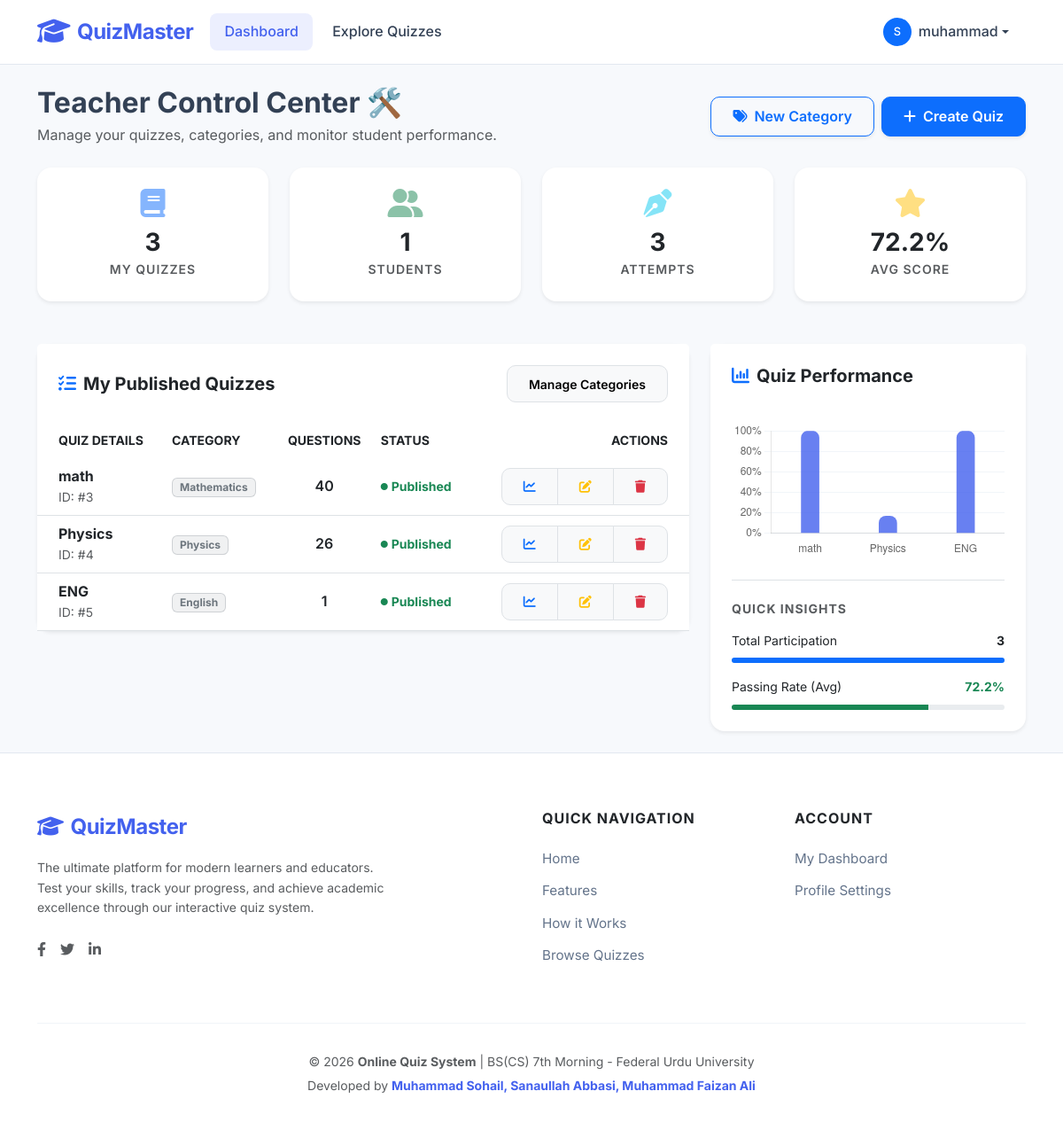
/dashboard/ (signed in), run on the app's committed database.
### quiz/models.py (models this page shows, shortened)
class Quiz(models.Model):
    title = models.CharField(max_length=200)
    description = models.TextField()
    category = models.ForeignKey(Category, on_delete=models.CASCADE, related_name='quizzes')
    teacher = models.ForeignKey(User, on_delete=models.CASCADE, related_name='created_quizzes')
    time_limit = models.IntegerField(default=10, help_text="Time in minutes")
    is_published = models.BooleanField(default=False)
    students = models.ManyToManyField(User, through='Result', related_name='attempted_quizzes', blank=True)
    created_at = models.DateTimeField(auto_now_add=True)
    updated_at = models.DateTimeField(auto_now=True)
    def total_questions(self):
        return self.questions.count()
    class Meta:
        verbose_name_plural = "Quizzes"

class Category(models.Model):
    name = models.CharField(max_length=100)
    description = models.TextField(blank=True)
    created_at = models.DateTimeField(auto_now_add=True)
    class Meta:
        verbose_name_plural = "Categories"

### quiz/views.py (the view, shortened to what this page needs)
# urls.py: path('dashboard/', views.dashboard, name='dashboard'),
@login_required
def dashboard(request):
    profile = get_object_or_404(Profile, user=request.user)
    if profile.is_teacher():
        quizzes = Quiz.objects.filter(teacher=request.user)
        total_students = Result.objects.filter(quiz__teacher=request.user).values('student').distinct().count()
        total_results = Result.objects.filter(quiz__teacher=request.user).count()
        avg_score = Result.objects.filter(quiz__teacher=request.user).aggregate(Avg('percentage'))['percentage__avg'] or 0
        return render(request, 'dashboard/teacher_dashboard.html', {
            'quizzes': quizzes,
            'total_students': total_students,
            'total_results': total_results,
            'avg_score': round(avg_score, 1),
            'profile': profile,
        })

### templates/dashboard/teacher_dashboard.html (shortened to what this page needs)
{% extends 'base.html' %}
{% block content %}
<div class="row g-4 mb-4">
    <div class="col-12 text-center text-md-start">
        <div class="d-flex flex-column flex-md-row justify-content-between align-items-md-center gap-3">
            <div>
                <h2 class="fw-bold mb-1">Teacher Control Center 🛠️</h2>
                <p class="text-muted mb-0">Manage your quizzes, categories, and monitor student performance.</p>
            </div>
            <div class="d-flex gap-2 justify-content-center">
                <a href="{% url 'category_create' %}" class="btn btn-outline-primary shadow-sm">
                    <i class="fas fa-tags me-2"></i>New Category
                </a>
                <a href="{% url 'quiz_create' %}" class="btn btn-primary shadow-sm">
                    <i class="fas fa-plus me-2"></i>Create Quiz
                </a>
            </div>
        </div>
    </div>
</div>
<div class="row g-4 mb-5 text-center">
    <div class="col-6 col-md-3">
        <div class="card border-0 shadow-sm h-100 py-2">
            <div class="card-body">
                <div class="text-primary opacity-50 mb-2"><i class="fas fa-book fa-2x"></i></div>
                <h3 class="fw-bold mb-0">{{ quizzes.count }}</h3>
                <small class="text-muted text-uppercase fw-semibold ls-1">My Quizzes</small>
            </div>
        </div>
    </div>
    <div class="col-6 col-md-3">
        <div class="card border-0 shadow-sm h-100 py-2">
            <div class="card-body">
                <div class="text-success opacity-50 mb-2"><i class="fas fa-user-friends fa-2x"></i></div>
                <h3 class="fw-bold mb-0">{{ total_students }}</h3>
                <small class="text-muted text-uppercase fw-semibold ls-1">Students</small>
            </div>
        </div>
    </div>
    <div class="col-6 col-md-3">
        <div class="card border-0 shadow-sm h-100 py-2">
            <div class="card-body">
                <div class="text-info opacity-50 mb-2"><i class="fas fa-pen-nib fa-2x"></i></div>
                <h3 class="fw-bold mb-0">{{ total_results }}</h3>
                <small class="text-muted text-uppercase fw-semibold ls-1">Attempts</small>
            </div>
        </div>
    </div>
    <div class="col-6 col-md-3">
        <div class="card border-0 shadow-sm h-100 py-2">
            <div class="card-body">
                <div class="text-warning opacity-50 mb-2"><i class="fas fa-star fa-2x"></i></div>
                <h3 class="fw-bold mb-0">{{ avg_score }}%</h3>
                <small class="text-muted text-uppercase fw-semibold ls-1">Avg Score</small>
            </div>
        </div>
    </div>
</div>
<div class="row g-4">
    <div class="col-lg-8">
        <div class="card border-0 shadow-sm">
            <div class="card-header bg-white border-0 py-4 px-4 d-flex justify-content-between align-items-center">
                <h5 class="fw-bold mb-0"><i class="fas fa-list-check me-2 text-primary"></i>My Published Quizzes</h5>
                <a href="{% url 'category_list' %}" class="btn btn-sm btn-light border small">Manage Categories</a>
            </div>
            <div class="card-body p-0">
                {% if quizzes %}
                <div class="table-responsive">
                    <table class="table table-hover align-middle mb-0">
                        <thead class="bg-light text-muted small text-uppercase">
                            <tr>
                                <th class="ps-4 border-0">Quiz Details</th>
                                <th class="border-0">Category</th>
                                <th class="border-0 text-center">Questions</th>
                                <th class="border-0">Status</th>
                                <th class="pe-4 border-0 text-end">Actions</th>
                            </tr>
                        </thead>
                        <tbody>
                            {% for quiz in quizzes %}
                            <tr>
                                <td class="ps-4">
                                    <div class="fw-bold">{{ quiz.title }}</div>
                                    <div class="text-muted small">ID: #{{ quiz.pk }}</div>
                                </td>
                                <td>
                                    <span class="badge bg-secondary bg-opacity-10 text-secondary border border-secondary border-opacity-25 px-2">
                                        {{ quiz.category.name }}
                                    </span>
                                </td>
                                <td class="text-center fw-semibold">{{ quiz.total_questions }}</td>
                                <td>
                                    {% if quiz.is_published %}
                                    <span class="d-flex align-items-center text-success small fw-bold">
                                        <i class="fas fa-circle me-1" style="font-size: 8px;"></i> Published
                                    </span>
                                    {% else %}
                                    <span class="d-flex align-items-center text-warning small fw-bold">
                                        <i class="fas fa-circle me-1" style="font-size: 8px;"></i> Draft
                                    </span>
                                    {% endif %}
                                </td>
                                <td class="pe-4 text-end">
                                    <div class="btn-group">
                                        <a href="{% url 'quiz_detail_teacher' quiz.pk %}" class="btn btn-sm btn-light border" title="View Detail">
                                            <i class="fas fa-chart-line text-primary"></i>
                                        </a>
                                        <a href="{% url 'quiz_edit' quiz.pk %}" class="btn btn-sm btn-light border" title="Edit Quiz">
                                            <i class="fas fa-edit text-warning"></i>
                                        </a>
                                        <a href="{% url 'quiz_delete' quiz.pk %}" class="btn btn-sm btn-light border" title="Delete">
                                            <i class="fas fa-trash text-danger"></i>
                                        </a>
                                    </div>
                                </td>
                            </tr>
                            {% endfor %}
                        </tbody>
                    </table>
                </div>
                {% else %}
                <div class="text-center py-5">
                    <i class="fas fa-plus-circle fa-4x text-light mb-3"></i>
                    <p class="text-muted">You haven't created any quizzes yet.</p>
                    <a href="{% url 'quiz_create' %}" class="btn btn-primary rounded-pill px-4">Create First Quiz</a>
                </div>
                {% endif %}
            </div>
        </div>
    </div>
    <div class="col-lg-4">
        <div class="card border-0 shadow-sm h-100">
            <div class="card-header bg-white border-0 py-4 px-4">
                <h5 class="fw-bold mb-0"><i class="fas fa-chart-column me-2 text-primary"></i>Quiz Performance</h5>
            </div>
            <div class="card-body px-4 pb-4">
                <canvas id="performanceChart" style="max-height: 250px;"></canvas>
                <div class="mt-4 border-top pt-4">
                    <h6 class="fw-bold mb-3 small text-uppercase ls-1 text-muted">Quick Insights</h6>
                    <div class="d-flex justify-content-between mb-2 small">
                        <span>Total Participation</span>
                        <span class="fw-bold">{{ total_results }}</span>
                    </div>
                    <div class="progress mb-3" style="height: 6px;">
                        <div class="progress-bar bg-primary" style="width: 100%"></div>
                    </div>
                    <div class="d-flex justify-content-between mb-2 small">
                        <span>Passing Rate (Avg)</span>
                        <span class="fw-bold text-success">{{ avg_score }}%</span>
                    </div>
                    <div class="progress" style="height: 6px;">
                        <div class="progress-bar bg-success" style="width: {{ avg_score }}%"></div>
                    </div>
                </div>
            </div>
        </div>
    </div>
</div>
{% endblock %}
{% block extra_js %}
<script>
fetch('/chart-data/')
.then(r => r.json())
.then(data => {
    const ctx = document.getElementById('performanceChart');
    if(data.length === 0) {
        ctx.parentElement.innerHTML = '<div class="text-center py-5 text-muted">No data available</div>';
        return;
    }
    new Chart(ctx, {
        type: 'bar',
        data: {
            labels: data.map(d => d.name),
            datasets: [{
                label: 'Avg Score %',
                data: data.map(d => d.avg),
                backgroundColor: 'rgba(67, 97, 238, 0.8)',
                hoverBackgroundColor: '#4361ee',
                borderRadius: 8,
                barThickness: 20
            }]
        },
        options: {
            responsive: true,
            maintainAspectRatio: true,
            plugins: {
                legend: { display: false }
            },
            scales: {
                y: {
                    beginAtZero: true,
                    max: 100,
                    grid: { color: '#f1f5f9' },
                    ticks: { callback: value => value + '%' }
                },
                x: {
                    grid: { display: false }
                }
            }
        }
    });
});
</script>
{% endblock %}

### templates/base.html (shortened to what this page needs)
<!DOCTYPE html>
<html lang="en">
<head>
    <link href="https://cdn.jsdelivr.net/npm/bootstrap@5.3.0/dist/css/bootstrap.min.css" rel="stylesheet">
    <link href="https://cdnjs.cloudflare.com/ajax/libs/font-awesome/6.4.0/css/all.min.css" rel="stylesheet">
</head>
<body>
<nav class="navbar navbar-expand-lg sticky-top">
    <div class="container">
        <a class="navbar-brand d-flex align-items-center" href="{% url 'home' %}">
            <i class="fas fa-graduation-cap me-2 fa-lg"></i>
            <span>QuizMaster</span>
        </a>
        <div class="collapse navbar-collapse" id="navbarNav">
            <ul class="navbar-nav me-auto">
                {% if user.is_authenticated %}
                <li class="nav-item">
                    <a class="nav-link {% if request.resolver_match.url_name == 'dashboard' %}active{% endif %}" href="{% url 'dashboard' %}">
                        Dashboard
                    </a>
                </li>
                <li class="nav-item">
                    <a class="nav-link {% if request.resolver_match.url_name == 'quiz_list' %}active{% endif %}" href="{% url 'quiz_list' %}">
                        Explore Quizzes
                    </a>
                </li>
                {% endif %}
            </ul>
            <ul class="navbar-nav align-items-center">
                {% if user.is_authenticated %}
                    <li class="nav-item dropdown">
                        <a class="nav-link dropdown-toggle d-flex align-items-center" href="#" id="userDropdown" role="button" data-bs-toggle="dropdown">
                            <div class="bg-primary text-white rounded-circle d-flex align-items-center justify-content-center me-2" style="width: 32px; height: 32px; font-size: 0.8rem;">
                                {{ user.username|first|upper }}
                            </div>
                            <span>{{ user.first_name|default:user.username }}</span>
                        </a>
                    </li>
                {% endif %}
            </ul>
        </div>
    </div>
</nav>
<div class="container py-4 flex-grow-1">
    <main>
        {% block content %}{% endblock %}
    </main>
</div>
<footer class="footer">
    <div class="container">
        <div class="row g-4 text-center text-lg-start">
            <div class="col-lg-5">
                <a class="navbar-brand d-inline-block mb-3" href="{% url 'home' %}">
                    <i class="fas fa-graduation-cap me-2"></i>QuizMaster
                </a>
                <p class="text-muted small pe-lg-5">
                    The ultimate platform for modern learners and educators. Test your skills, track your progress, and achieve academic excellence through our interactive quiz system.
                </p>
                <div class="d-flex gap-3 mt-4 justify-content-center justify-content-lg-start">
                    <a href="#" class="text-muted"><i class="fab fa-facebook-f"></i></a>
                    <a href="#" class="text-muted"><i class="fab fa-twitter"></i></a>
                    <a href="#" class="text-muted"><i class="fab fa-linkedin-in"></i></a>
                </div>
            </div>
            <div class="col-sm-6 col-lg-3 offset-lg-1">
                <h6 class="footer-title">Quick Navigation</h6>
                <ul class="list-unstyled">
                    <li><a href="{% url 'home' %}" class="footer-link">Home</a></li>
                    <li><a href="/#features" class="footer-link">Features</a></li>
                    <li><a href="/#how-it-works" class="footer-link">How it Works</a></li>
                    <li><a href="{% url 'quiz_list' %}" class="footer-link">Browse Quizzes</a></li>
                </ul>
            </div>
            <div class="col-sm-6 col-lg-2">
                <h6 class="footer-title">Account</h6>
                <ul class="list-unstyled">
                    {% if user.is_authenticated %}
                    <li><a href="{% url 'dashboard' %}" class="footer-link">My Dashboard</a></li>
                    <li><a href="{% url 'profile' %}" class="footer-link">Profile Settings</a></li>
                    {% else %}
                    <li><a href="{% url 'login' %}" class="footer-link">Sign In</a></li>
                    <li><a href="{% url 'register' %}" class="footer-link">Create Account</a></li>
                    {% endif %}
                </ul>
            </div>
        </div>
        <div class="footer-bottom text-center">
            <p class="mb-1 text-muted small">© 2026 <strong>Online Quiz System</strong> | BS(CS) 7th Morning - Federal Urdu University</p>
            <p class="mb-0 small text-muted">Developed by <span class="dev-badge">Muhammad Sohail, Sanaullah Abbasi, Muhammad Faizan Ali</span></p>
        </div>
    </div>
</footer>
{% block extra_js %}{% endblock %}
</body>
</html>

### data on the page
Quiz: title "math", pk "3", category.name "Mathematics", total_questions "40", is_published True (drawn)
Quiz: title "Physics", pk "4", category.name "Physics", total_questions "26", is_published True (drawn)
Quiz: title "ENG", pk "5", category.name "English", total_questions "1", is_published True (drawn)

### other printed values
{{ user.username|first|upper }} "S"
{{ user.first_name|default:user.username }} "muhammad"
{{ quizzes.count }} "3"
{{ total_students }} "1"
{{ total_results }} "3"
{{ avg_score }} "72.2"
